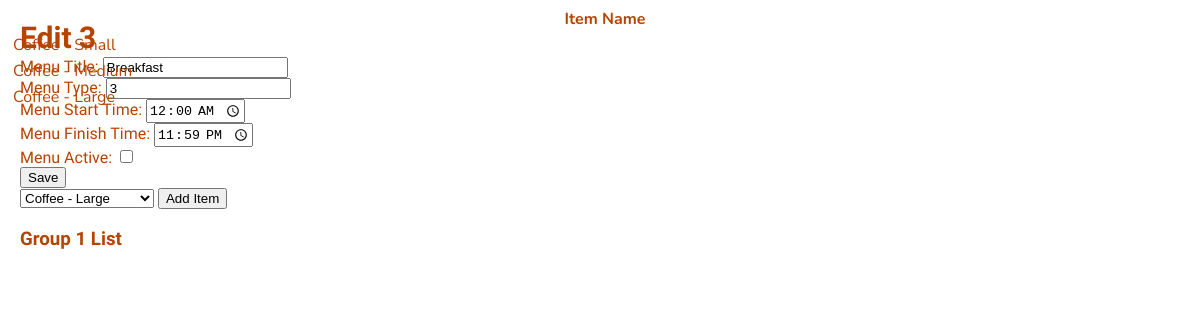
Before: /menuSetupEdit/10 (signed in) with the older database file.
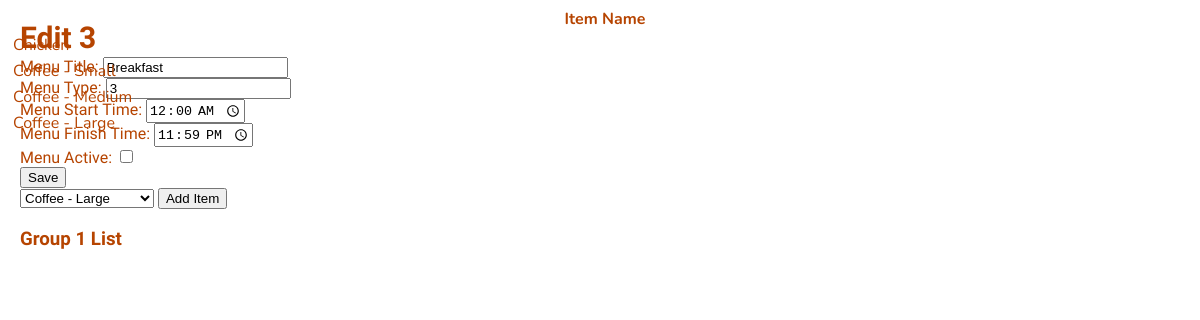
After: the same page with the newer database file.
### website/models.py (models this page shows)
class MenuItems(db.Model):
    menuItemID = db.Column(db.Integer, primary_key=True)
    itemID = db.Column(db.Integer, db.ForeignKey('items.itemID', name='fk_menu_items_item_id'))
    menuID = db.Column(db.Integer, db.ForeignKey('shop_menus.shopMenuID', name='fk_menu_items_menu_id'))
    groupID = db.Column(db.Integer, nullable=False)
    itemOrder = db.Column(db.Integer, nullable=False)
    item = db.relationship('Items', back_populates='menuitems')

class Items(db.Model):
    itemID = db.Column(db.Integer, primary_key=True)
    itemName = db.Column(db.String(50), nullable=False)
    itemPrice = db.Column(db.String(50), nullable=False)
    itemSubitem = db.Column(db.String(120))
    primaryUserID = db.Column(db.Integer, db.ForeignKey('users.id', name='fk_items_users'))
    menuitems = db.relationship('MenuItems', back_populates='item')

### website/displays.py (the view)
@displays.route('/menuSetupEdit/<int:shopMenu_id>', methods=['GET', 'POST'])
@login_required
def menuSetupEdit(shopMenu_id):
    shopMenuID = shopMenu_id
    user = current_user
    items = Items.query.filter_by(primaryUserID=user.id).all()
    menuItems = MenuItems.query.filter_by(menuID=shopMenuID).order_by(asc(MenuItems.itemOrder)).all()
    ads = Advertisements.query.filter_by(primaryUserID=user.id).all()
    menuAds = ShopAds.query.filter_by(menuID=shopMenuID).order_by(asc(ShopAds.adOrder)).all()
    shopMenus = ShopMenus.query.all()
    shopMenu = ShopMenus.query.get(shopMenuID)
    newMenuActive_alt = 'on' if shopMenu.menuActive else 'off'
    match shopMenu.menuTypeID:
        case 1:
            if request.method == 'POST':
                form_type = request.form.get('form_type')
                if form_type == 'menu_setup_edit':
                    shopMenu.menuTitle = request.form.get('newMenuTitle')
                    shopMenu.menuType = request.form.get('newMenuType')
                    newMenuStartTime_alt = request.form.get('newMenuStartTime')
                    if len(newMenuStartTime_alt) > 5:
                        shopMenu.menuStartTime = datetime.strptime(newMenuStartTime_alt, '%H:%M:%S').time()
                    else:
                        shopMenu.menuStartTime = datetime.strptime(newMenuStartTime_alt, '%H:%M').time()
                    newMenuFinishTime_alt = request.form.get('newMenuFinishTime')
                    if len(newMenuFinishTime_alt) > 5:
                        shopMenu.menuFinishTime = datetime.strptime(newMenuFinishTime_alt, '%H:%M:%S').time()
                    else:
                        shopMenu.menuFinishTime = datetime.strptime(newMenuFinishTime_alt, '%H:%M').time()
                    newMenuActive_alt = request.form.get('newMenuActive_alt')
                    shopMenu.menuActive = True if newMenuActive_alt == 'on' else False
                    db.session.commit()
                    return redirect(url_for('displays.menuSetup',
                                            display_id=shopMenu.displayID))
                elif form_type == 'add_menu_ads':
                    adIDs = request.form.getlist('ad')
                    for i, adID in enumerate(adIDs, 1):
                        print(i)
                        ad = ShopAds(menuID=shopMenuID,
                                    adID=adID,
                                    adOrder=i)
                        db.session.add(ad)
                    db.session.commit()
                    return redirect(url_for('displays.menuSetupEdit',
                                            shopMenu_id=shopMenuID))
            return render_template("menuSetupEdit1.html",
                                   user=user,
                                   shopMenus=shopMenus,
                                   shopMenu=shopMenu,
                                   newMenuActive_alt=newMenuActive_alt,
                                   menuItems=menuItems,
                                   menuAds=menuAds,
                                   items=items,
                                   ads=ads)
        case 2:
            pass
        case 3:
            if request.method == 'POST':
                form_type = request.form.get('form_type')
                if form_type == 'menu_setup_edit':
                    shopMenu.menuTitle = request.form.get('newMenuTitle')
                    shopMenu.menuType = request.form.get('newMenuType')
                    newMenuStartTime_alt = request.form.get('newMenuStartTime')
                    if len(newMenuStartTime_alt) > 5:
                        shopMenu.menuStartTime = datetime.strptime(newMenuStartTime_alt, '%H:%M:%S').time()
                    else:
                        shopMenu.menuStartTime = datetime.strptime(newMenuStartTime_alt, '%H:%M').time()
                    newMenuFinishTime_alt = request.form.get('newMenuFinishTime')
                    if len(newMenuFinishTime_alt) > 5:
                        shopMenu.menuFinishTime = datetime.strptime(newMenuFinishTime_alt, '%H:%M:%S').time()
                    else:
                        shopMenu.menuFinishTime = datetime.strptime(newMenuFinishTime_alt, '%H:%M').time()
                    newMenuActive_alt = request.form.get('newMenuActive_alt')
                    shopMenu.menuActive = True if newMenuActive_alt == 'on' else False
                    db.session.commit()
                    return redirect(url_for('displays.menuSetup',
                                            display_id=shopMenu.displayID))
                elif form_type == 'add_menu_item':
                    itemIDs = request.form.getlist('item')
                    groupID = 1
                    for i, itemID in enumerate(itemIDs, 1):
                        menuItem = MenuItems(menuID=shopMenuID,
                                             itemID=itemID,
                                             groupID=groupID,
                                             itemOrder=i)
                        db.session.add(menuItem)
                    db.session.commit()
                    return redirect(url_for('displays.menuSetupEdit',
                                            shopMenu_id=shopMenuID))
            return render_template("menuSetupEdit3.html",
                                   user=user,
                                   shopMenus=shopMenus,
                                   shopMenu=shopMenu,
                                   newMenuActive_alt=newMenuActive_alt,
                                   menuItems=menuItems,
                                   menuAds=menuAds,
                                   items=items)
        case _:
            pass

### website/__init__.py (called while the page is built)
def create_app():
    app = Flask(__name__)
    app.config['SECRET_KEY'] = 'itAlwaysWorksInTheEnd'
    app.config['SQLALCHEMY_DATABASE_URI'] = f'sqlite:///{DB_NAME}'
    db.init_app(app)
    migrate.init_app(app, db)
    app.config['UPLOAD_FOLDER'] = UPLOAD_FOLDER
    from .views import views
    from .displays import displays
    from .auth import auth
    from .adsControl import adsControl
    app.register_blueprint(views, url_prefix='/')
    app.register_blueprint(displays, url_prefix='/')
    app.register_blueprint(auth, url_prefix='/')
    app.register_blueprint(adsControl, url_prefix='/')
    login_manager = LoginManager()
    login_manager.login_view = 'auth.login'
    login_manager.init_app(app)
    @login_manager.user_loader
    def load_user(id):
        from .models import Users
        return Users.query.get(int(id))
    return app

### website/templates/menuSetupEdit3.html (shortened to what this page needs)
{% extends "base.html" %} {% block title %}Menu Setup{% endblock %}
{% block content %}
    <h2>Edit 3</h2>
    <form method="POST" action="{{ url_for('displays.menuSetupEdit', shopMenu_id=shopMenu.shopMenuID) }}">
        <div class="form-group">
            <label for="newMenuTitle">Menu Title:</label>
            <input type="text" class="form-control" id="newMenuTitle" name="newMenuTitle" value="{{ shopMenu.menuTitle }}">
        </div>
        <div class="form-group">
            <label for="newMenuTypeID">Menu Type:</label>
            <input type="text" class="form-control" id="newMenuTypeID" name="newMenuTypeID" value="{{ shopMenu.menuTypeID }}">
        </div>
        <div class="form-group">
            <label for="newMenuStartTime">Menu Start Time:</label>
            <input type="time" class="form-control" id="newMenuStartTime" name="newMenuStartTime" value="{{ shopMenu.menuStartTime }}">
        </div>
        <div class="form-group">
            <label for="newMenuFinishTime">Menu Finish Time:</label>
            <input type="time" class="form-control" id="newMenuFinishTime" name="newMenuFinishTime" value="{{ shopMenu.menuFinishTime }}">
        </div>
        <div class="form-group">
            <label for="newMenuActive_alt">Menu Active:</label>
            <input type="checkbox" class="form-control" id="newMenuActive_alt" name="newMenuActive_alt" {% if shopMenu.menuActive %}checked{% endif %}>
        </div>
        <button type="submit" class="btn btn-primary">Save</button>
    </form>
    {% if shopMenu.menuTypeID == 3 %}
        <form method="POST" action="{{ url_for('displays.menuSetupEdit', shopMenu_id=shopMenu.shopMenuID) }}">
            <select name="item">
                {% for item in items %}
                    <option value="{{ item.itemID }}">{{ item.itemName }}</option>
                {% endfor %}
            </select>
            <input type="submit" value="Add Item">
        </form>
    <div id="sortable-items">
        <h3>Group 1 List</h3>
        <table>
            <thead>
                <tr>
                    <th>Item Name</th>
                </tr>
            </thead>
            <tbody>
            {% for menuItem in menuItems %}
                <tr  class="menu-item-row" data-menuitemid="{{ menuItem.menuItemID }}">
                    <td>{{ menuItem.item.itemName }}</td>
                </tr>
            {% endfor %}
            </tbody>
        </table>
    </div>
    {% endif %}
{% endblock %}

Changed rows visible on the page:
now on this page (row edited): MenuItems: item.itemName "Chicken"
